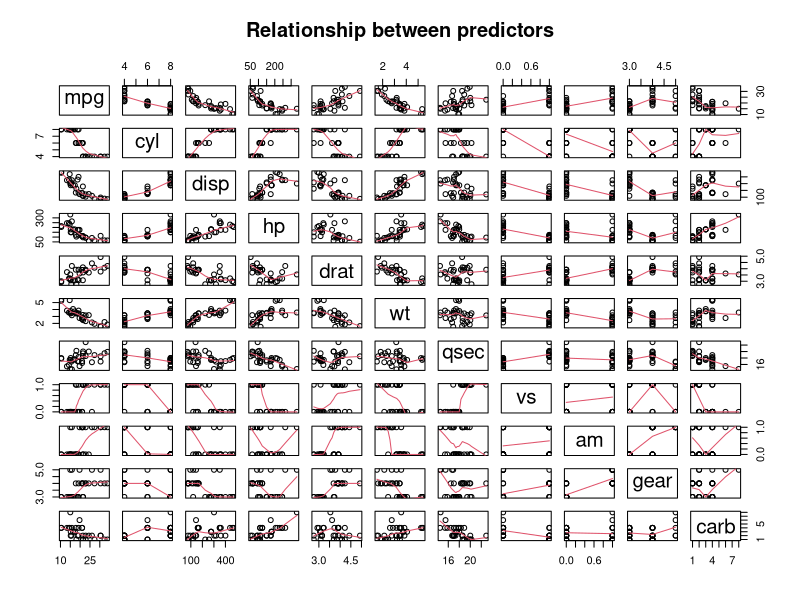
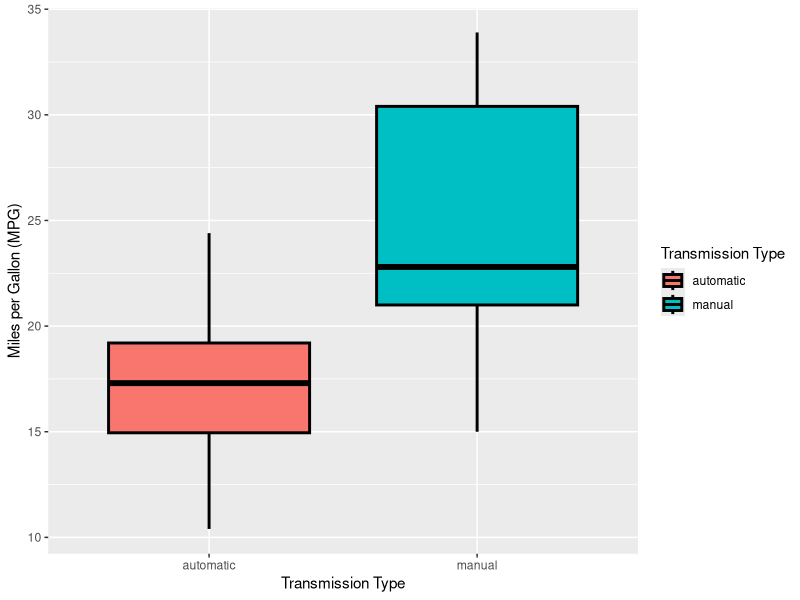
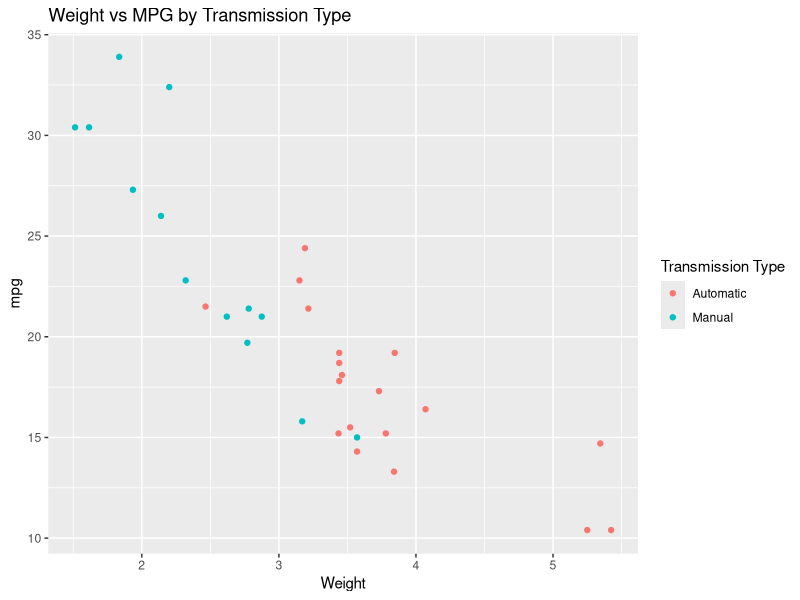
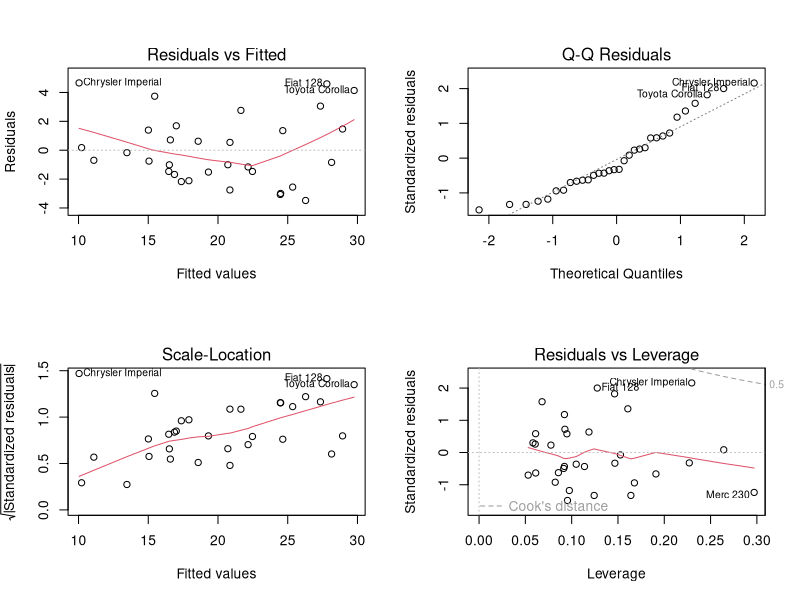

Here is the R script that generated these plots, in order:
## ---- chunk 1
knitr::opts_chunk$set(echo = TRUE)
knitr::opts_chunk$set(warning = FALSE)
knitr::opts_chunk$set(message = FALSE)
## ---- chunk 2
library(ggplot2)
## ---- chunk 3
data(mtcars)
head(mtcars)
## ---- chunk 4
summary(mtcars)
## ---- chunk 5
pairs(mtcars, panel=panel.smooth, main="Relationship between predictors")

## ---- chunk 6
cor(mtcars$mpg,mtcars[,-1])

## ---- chunk 7
ggplot(mtcars, aes(y=mpg, x=factor(am, labels = c("automatic", "manual")), fill=factor(am)))+
        geom_boxplot(colour="black", size=1)+
        xlab("Transmission Type") + ylab("Miles per Gallon (MPG)") + 
        scale_fill_discrete(name = "Transmission Type", labels = c("automatic", "manual"))
## ---- chunk 8
fullModel <-lm(mpg~.,mtcars)
summary(fullModel)
## ---- chunk 9
lm1 <-lm(mpg~wt,mtcars)
summary(lm1)
## ---- chunk 10
mtcars$tran=ifelse(mtcars$am == 0,"automatic","manual")
ggplot(mtcars, aes(x=wt, y=mpg, group=tran, color=tran, height=3, width=3)) + geom_point() +  
scale_colour_discrete(name = "Transmission Type",labels=c("Automatic", "Manual")) + 
xlab("Weight") + ggtitle("Weight vs MPG by Transmission Type")
## ---- chunk 11
lm2 <-lm(mpg~wt+am,mtcars)
summary(lm2)
## ---- chunk 12
lm3 <-lm(mpg~am,mtcars)
summary(lm3)
## ---- chunk 13
bestmodel = step(lm(data = mtcars, mpg ~ .), trace=0)
summary(bestmodel)
## ---- chunk 14
par(mfrow = c(2,2))
plot(bestmodel)
